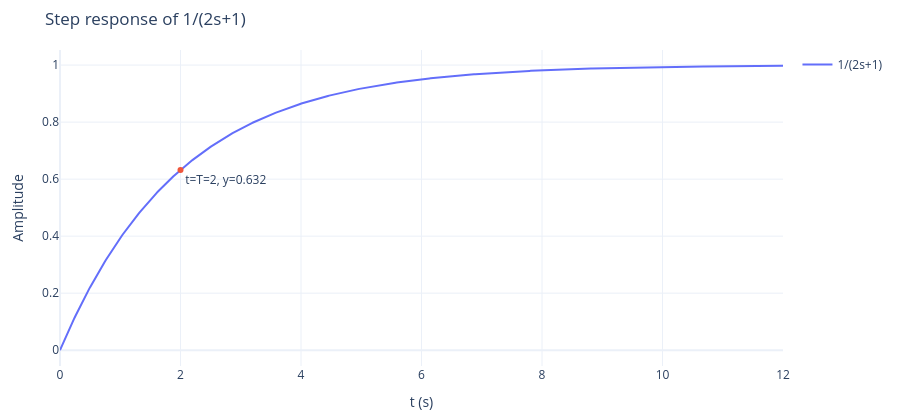

The code cell stored with this chart in its notebook:
### Markdown cell above
## 3. 轉移函數與步階響應特性

$$H(s) = \frac{Y(s)}{F(s)} = \frac{1}{Ts+1},\qquad \text{pole } s = -\frac{1}{T}$$

原講義在 MATLAB 輸入 `s=tf('s'); sys1=1/(2*s+1); step(sys1)`，在圖上按右鍵勾選 Rise Time 與 Settling Time，得到 4.39 s 與 7.82 s。
MATLAB 的上升時間是 10%→90%、安定時間以 2% 為準。

### Code cell
def step_info(num, den, tf=40, n=40001):
    tt_, yy = signal.step(signal.lti(num, den), T=np.linspace(0, tf, n))
    yf = yy[-1]
    tr = tt_[np.argmax(yy >= 0.9 * yf)] - tt_[np.argmax(yy >= 0.1 * yf)]
    out = np.where(np.abs(yy - yf) > 0.02 * abs(yf))[0]
    ts = tt_[out[-1] + 1]
    return tt_, yy, tr, ts


ts_, ys_, tr, tset = step_info([1], [2, 1])
print(f"sys1 = 1/(2s+1): rise time = {tr:.2f} s (2.2T = {2 * np.log(9):.2f}), settling time (2%) = {tset:.3f} s (T ln50 = {2 * np.log(50):.3f})")
fig = go.Figure()
k = ts_ <= 12
fig.add_scatter(x=ds(ts_[k]), y=ds(ys_[k]), name="1/(2s+1)")
fig.add_scatter(x=[2], y=[1 - np.exp(-1)], mode="markers+text", text=["t=T=2, y=0.632"], textposition="bottom right", showlegend=False)
show(fig, "Step response of 1/(2s+1)", "t (s)", "Amplitude")

### Figure 1 — Plotly figure (JSON) as saved in the notebook; plotly's stock layout.template omitted (floating-point values rounded to 4 significant figures; data arrays with more than 128 entries replaced by an {"elided": "..."} marker saying what was removed)
{"data": [{"name": "1/(2s+1)", "type": "scatter", "x": {"elided": "600 float values"}, "y": {"elided": "600 float values"}}, {"mode": "markers+text", "showlegend": false, "text": ["t=T=2, y=0.632"], "textposition": "bottom right", "type": "scatter", "x": [2], "y": [0.6321]}], "layout": {"height": 420, "margin": {"b": 50, "l": 60, "r": 20, "t": 50}, "title": {"text": "Step response of 1/(2s+1)"}, "xaxis": {"title": {"text": "t (s)"}}, "yaxis": {"title": {"text": "Amplitude"}}}}
